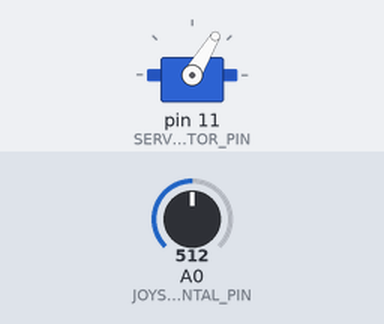
Recording of a sketch running on a simulated Arduino Uno, built with avr-gcc and run on an emulated ATmega328P. Shown: servo. Inputs (shaded band) come from the test bench; at power-on: A0 (JOYSTICK_HORIZONTAL_PIN) = 512.

Above: at 1.2 s.
1.3 s: A0 (JOYSTICK_HORIZONTAL_PIN) set to 673
4.3 s: A0 (JOYSTICK_HORIZONTAL_PIN) set to 691
At 4.8 s:
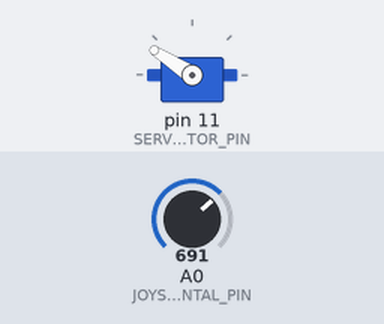
5.8 s: A0 (JOYSTICK_HORIZONTAL_PIN) set to 306
At 6.5 s:
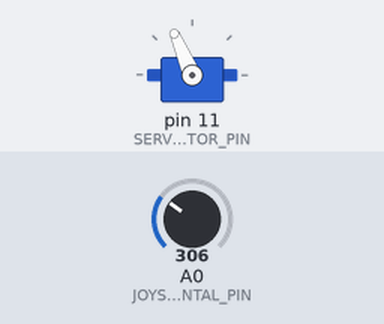
8.8 s: A0 (JOYSTICK_HORIZONTAL_PIN) set to 328
10.3 s: A0 (JOYSTICK_HORIZONTAL_PIN) set to 348
At 10.51 s:
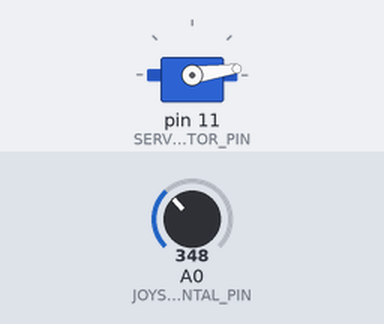
13.3 s: A0 (JOYSTICK_HORIZONTAL_PIN) set to 170
At 14.2 s:
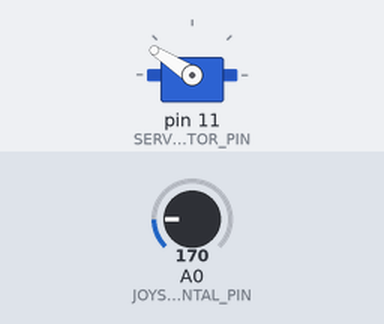
Timing chart, 0 to 15.8 s (numbered marks = the images above; inputs shaded):
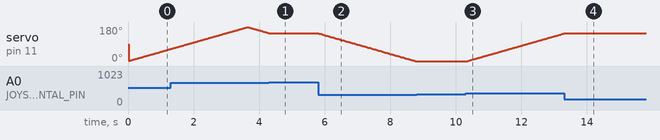

Measured:
- the behaviour switches between 681 and 682 on A0 (JOYSTICK_HORIZONTAL_PIN) (found by bisection; images 0 and 1)
- the behaviour switches between 340 and 341 on A0 (JOYSTICK_HORIZONTAL_PIN) (found by bisection; images 2 and 3)
- after the input at 4.3 s, servo on pin 11 (SERVO_MOTOR_PIN): goes on until 4.3 s, then stays 147°
- after the input at 5.8 s, servo on pin 11 (SERVO_MOTOR_PIN): moves from 147° to 0° over 2.9 s, starting at once
- after the input at 8.8 s, every drawn part: stays the same
- after the input at 10.3 s, servo on pin 11 (SERVO_MOTOR_PIN): moves from 0° to 146° over 2.9 s, starting after 0.06 s
- after the input at 13.3 s, servo on pin 11 (SERVO_MOTOR_PIN): goes on until 13.3 s, then stays 147°
- by itself, servo on pin 11 (SERVO_MOTOR_PIN): rises from 64° to 180° in 2.3 s, then falls to 148° in 0.65 s

The sketch:

oefening_6.ino
```cpp
#include <Servo.h>

const int JOYSTICK_HORIZONTAL_PIN = A0;
const int JOYSTICK_BUTTON_PIN = 0;
const int SERVO_MOTOR_PIN = 11;

Servo servoMotor;
int servoPosition = 0;
bool shouldMoveForward = true;

void setup() {
  Serial.begin(9600);
  servoMotor.attach(SERVO_MOTOR_PIN);
}

void loop() {
  // Data ophalen uit de joystick.
  int joystickHorizontal = analogRead(JOYSTICK_HORIZONTAL_PIN);
  int joystickButton = digitalRead(JOYSTICK_BUTTON_PIN);

  // De 0 tot 1023 omzetten naar links-midden-rechts.
  int joystickDirection = map(joystickHorizontal, 0, 1023, 0, 3);

  if (joystickButton == LOW) { // De joystick wordt ingedrukt
    rotateServo();
  }

  if (joystickDirection == 0) { // De joystick wordt naar links geduwd.
    moveServoLeft();
  }

  if (joystickDirection == 2) { // De joystick wordt naar rechts geduwd.
    moveServoRight();
  }

}

void rotateServo() {
  // Code gekopieerd uit opdracht 5.
  if (shouldMoveForward) {

    servoPosition++;

    if (servoPosition >= 180) { // Maximaal is bereikt.
      shouldMoveForward = false; // Status op achteruit zetten.
    }

  } else {

    servoPosition--;

    if (servoPosition <= 0) { // Minimaal is bereikt.
      shouldMoveForward = true; // Status op vooruit zetten.
    }

  }

  delay(20);
  servoMotor.write(servoPosition);

}

void moveServoLeft() {
  servoPosition = constrain(servoPosition, 0, 180); // Zorgen dat de positie niet te ver buiten te max en min kan gaan.
  servoMotor.write(servoPosition -= 1);
  delay(20);
}

void moveServoRight() {
  servoPosition = constrain(servoPosition, 0, 180); // Zorgen dat de positie niet te ver buiten te max en min kan gaan.
  servoMotor.write(servoPosition += 1);
  delay(20);
}
```
